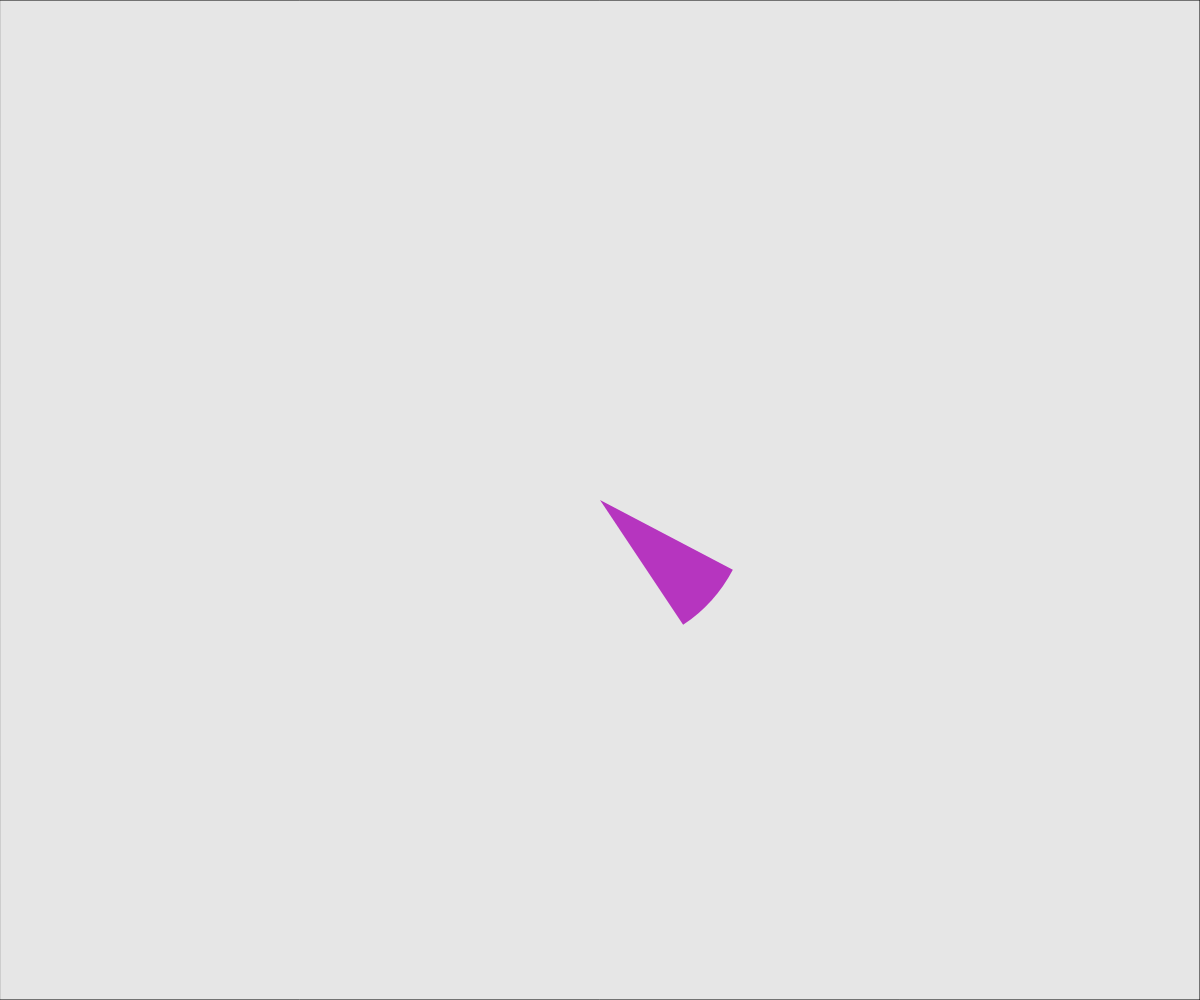
Frame 1 (no input)
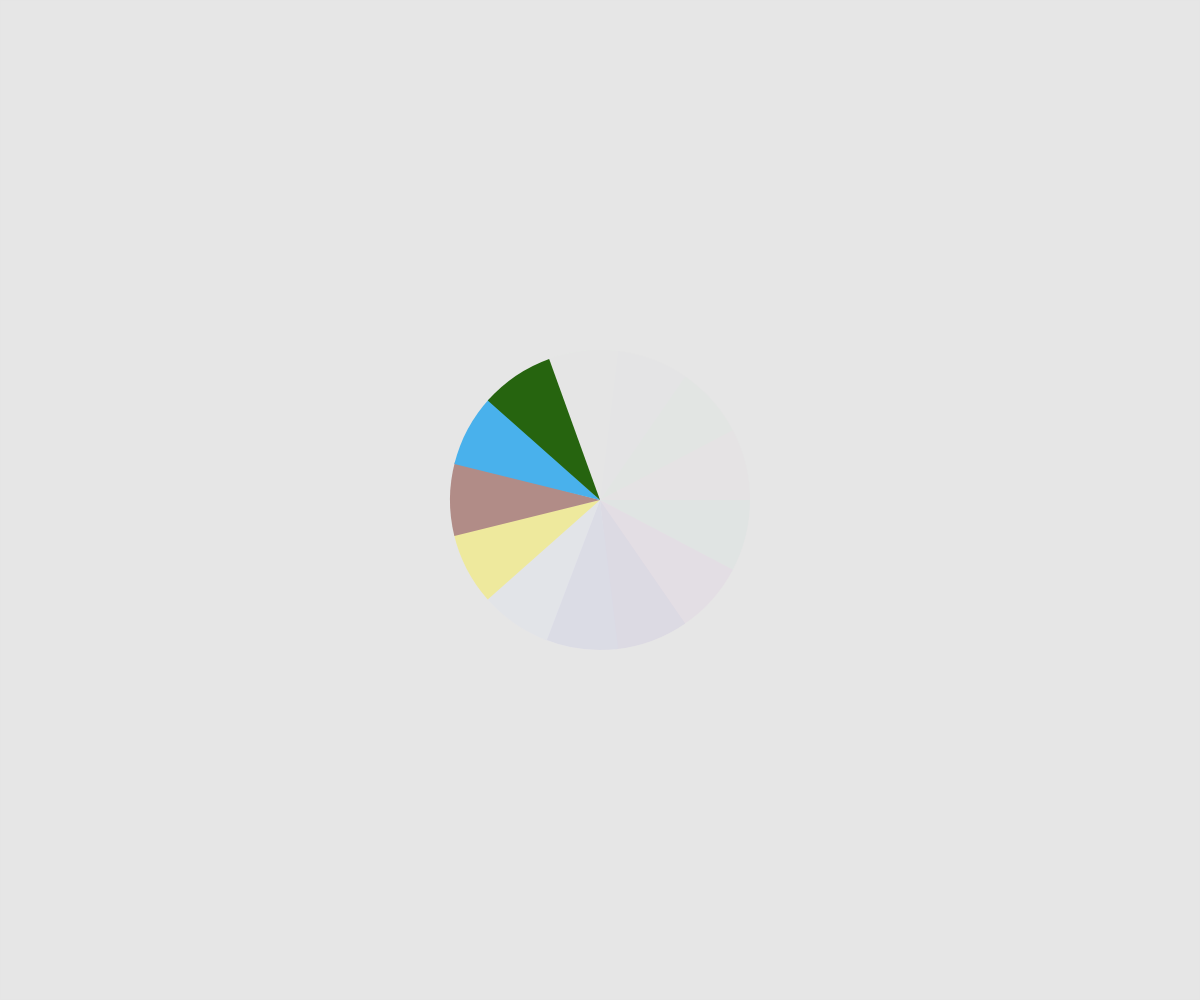
Frame 60 (no input)
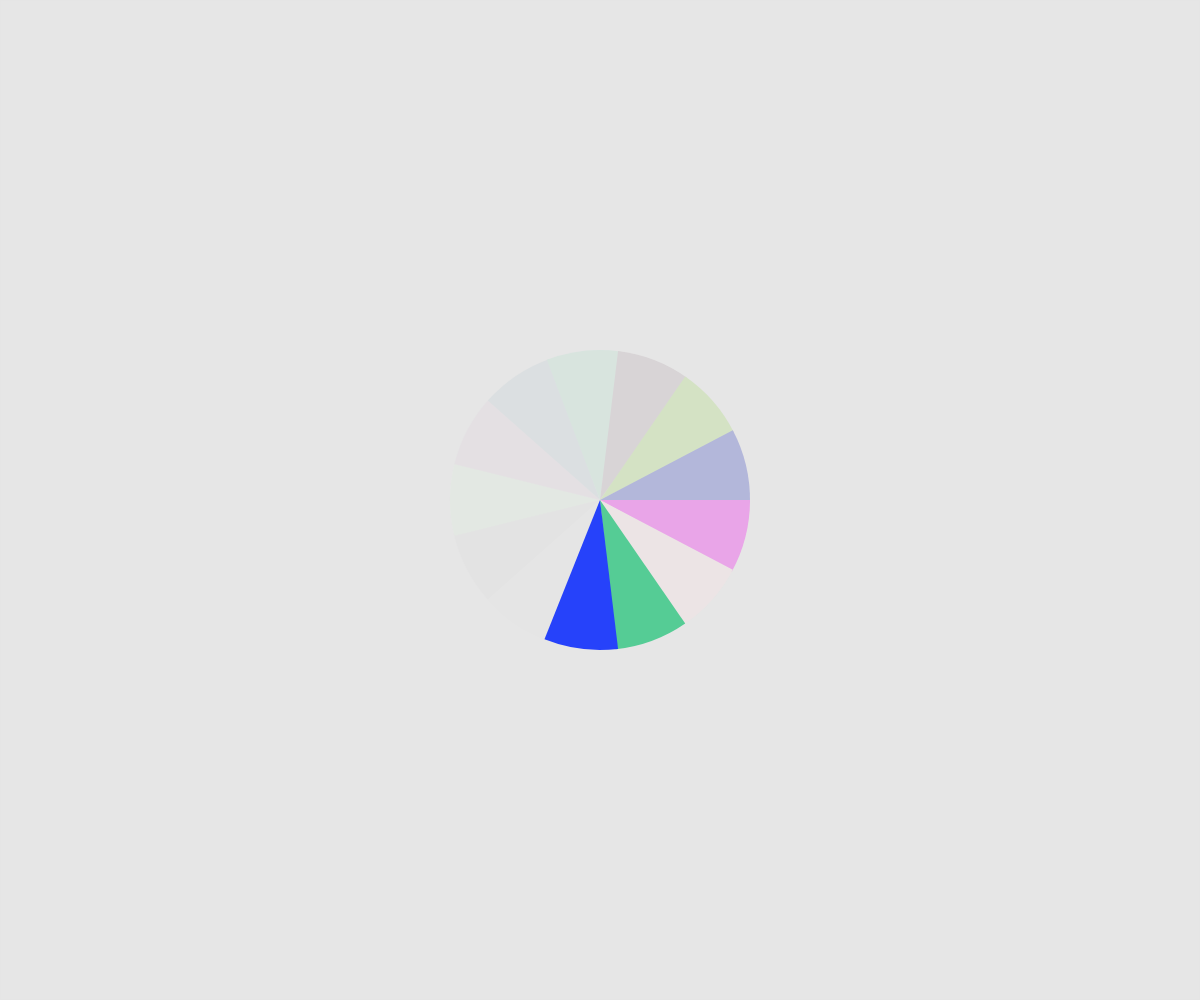
Frame 120 (the mouse pressed at the canvas centre since frame 60)

The p5.js sketch that drew these frames (run headless with seeded random() and noise() and a simulated clock; from frame 60 on, the mouse is pressed at the canvas centre):

// p5.js sketch
// ── sketch.js
function setup() {
createCanvas(windowWidth,windowHeight);
background(230);
frameRate(20);
}

function draw() {
fill(230,80);
rect(0,0,width,height);
drawThrobber(13);
}


function drawThrobber(num) {
translate(width/2,height/2);
var cir=360/num*(frameCount%num);
rotate(radians(cir));
noStroke();
fill(random(255),random(255),random(255));
arc(0, 0, 300, 300, 0,0.5);

//ellipse(0,30,10,10)
//rect(0,0,50,50)
}
